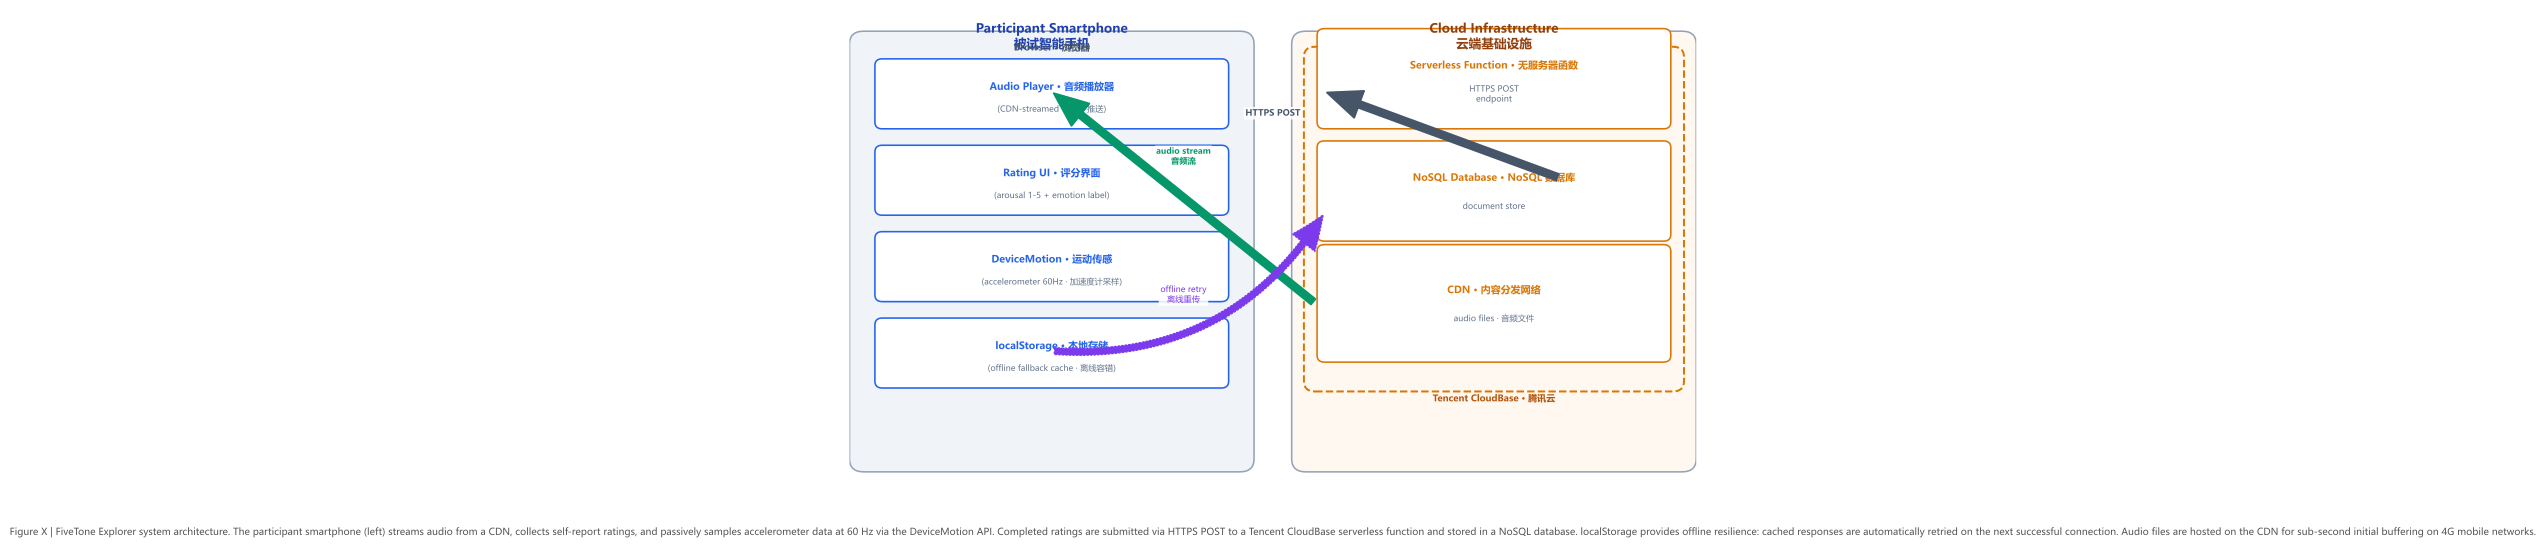

Here is the Python script that generated this plot:
"""
Figure: FiveTone Explorer System Architecture
Solution Overview — Paradigm B: System Architecture
Client-cloud layout with component boxes and data-flow arrows.
"""
import matplotlib
matplotlib.use('Agg')
import matplotlib.pyplot as plt
import matplotlib.patches as mpatches
from matplotlib.patches import FancyBboxPatch, FancyArrowPatch
import numpy as np

plt.rcParams.update({
    'font.family': 'sans-serif',
    'font.sans-serif': ['Microsoft YaHei', 'SimHei', 'Arial', 'DejaVu Sans'],
    'font.size': 8.5,
    'figure.dpi': 300,
    'savefig.dpi': 300,
    'savefig.bbox': 'tight',
})
# Force matplotlib to find CJK-capable font
import matplotlib.font_manager as fm
for f in fm.fontManager.ttflist:
    if 'YaHei' in f.name or 'SimHei' in f.name:
        plt.rcParams['font.sans-serif'] = [f.name] + plt.rcParams['font.sans-serif']
        break

fig, ax = plt.subplots(figsize=(9, 5.5))
ax.set_xlim(0, 9)
ax.set_ylim(0, 5.5)
ax.axis('off')

# ── Colour palette ──
C_PHONE_BG   = '#F0F4F8'  # light blue-grey for phone zone
C_CLOUD_BG   = '#FFF8F0'  # light warm for cloud zone
C_COMP_PHONE = '#2563EB'  # blue for phone components
C_COMP_CLOUD = '#D97706'  # amber for cloud components
C_BORDER     = '#94A3B8'
C_ARROW      = '#475569'
C_TEXT       = '#1E293B'
C_LABEL_BG   = '#FFFFFF'

# ── Zone backgrounds ──
phone_zone = FancyBboxPatch((0.15, 0.3), 4.0, 4.8, boxstyle="round,pad=0.15",
                             facecolor=C_PHONE_BG, edgecolor=C_BORDER, linewidth=1.2, zorder=0)
cloud_zone = FancyBboxPatch((4.85, 0.3), 4.0, 4.8, boxstyle="round,pad=0.15",
                             facecolor=C_CLOUD_BG, edgecolor=C_BORDER, linewidth=1.2, zorder=0)
ax.add_patch(phone_zone)
ax.add_patch(cloud_zone)

# Zone labels
ax.text(2.15, 5.35, 'Participant Smartphone\n被试智能手机', ha='center', va='top',
        fontsize=9.5, fontweight='bold', color='#1E40AF')
ax.text(6.85, 5.35, 'Cloud Infrastructure\n云端基础设施', ha='center', va='top',
        fontsize=9.5, fontweight='bold', color='#92400E')

# ── Phone components ──
comp_w, comp_h = 3.6, 0.65
phone_y = [4.2, 3.2, 2.2, 1.2]

phone_data = [
    ('Audio Player · 音频播放器', '(CDN-streamed · CDN 推送)'),
    ('Rating UI · 评分界面', '(arousal 1-5 + emotion label)'),
    ('DeviceMotion · 运动传感', '(accelerometer 60Hz · 加速度计采样)'),
    ('localStorage · 本地存储', '(offline fallback cache · 离线容错)'),
]

phone_boxes = []
for idx, (title, subtitle) in enumerate(phone_data):
    y = phone_y[idx]
    box = FancyBboxPatch((0.35, y), comp_w, comp_h, boxstyle="round,pad=0.08",
                          facecolor='white', edgecolor=C_COMP_PHONE, linewidth=1.2, zorder=2)
    ax.add_patch(box)
    phone_boxes.append((0.35, y, comp_w, comp_h))
    ax.text(0.35 + comp_w/2, y + comp_h/2 + 0.08, title, ha='center', va='center',
            fontsize=7.5, fontweight='bold', color=C_COMP_PHONE)
    ax.text(0.35 + comp_w/2, y + comp_h/2 - 0.18, subtitle, ha='center', va='center',
            fontsize=6.2, color='#64748B')

# Phone label
ax.text(0.35 + comp_w/2, 4.2 + comp_h + 0.15, 'Browser · 浏览器', ha='center', va='bottom',
        fontsize=7, fontweight='bold', color='#475569')

# ── Cloud components ──
cloud_data = [
    ('Serverless Function', '无服务器函数', 'HTTPS POST\nendpoint'),
    ('NoSQL Database', 'NoSQL 数据库', 'document store'),
    ('CDN', '内容分发网络', 'audio files · 音频文件'),
]

cloud_y_positions = [4.2, 2.9, 1.5]

for idx, (title_en, title_cn, desc) in enumerate(cloud_data):
    y = cloud_y_positions[idx]
    h = 1.0 if idx < 2 else 1.2
    box = FancyBboxPatch((5.05, y), 3.6, h, boxstyle="round,pad=0.08",
                          facecolor='white', edgecolor=C_COMP_CLOUD, linewidth=1.2, zorder=2)
    ax.add_patch(box)
    ax.text(5.05 + 3.6/2, y + h/2 + 0.15, f'{title_en} · {title_cn}', ha='center', va='center',
            fontsize=7.5, fontweight='bold', color=C_COMP_CLOUD)
    ax.text(5.05 + 3.6/2, y + h/2 - 0.18, desc, ha='center', va='center',
            fontsize=6.2, color='#64748B')

# ── CloudBase wrapper ──
cloudbase = FancyBboxPatch((4.95, 1.2), 3.8, 3.75, boxstyle="round,pad=0.12",
                            facecolor='none', edgecolor='#D97706', linewidth=1.5,
                            linestyle='--', zorder=1)
ax.add_patch(cloudbase)
ax.text(6.85, 1.05, 'Tencent CloudBase · 腾讯云', ha='center', va='top',
        fontsize=6.8, fontweight='bold', color='#B45309', style='italic')

# ── Arrows ──
# HTTPS POST: phone → cloud (from rating UI and localStorage to serverless function)
arrow_style = "simple, tail_width=0.6, head_width=2.5, head_length=3"
ax.annotate('', xy=(5.05, 4.55), xytext=(3.95 + comp_w, 3.55),
            arrowprops=dict(arrowstyle=arrow_style, color=C_ARROW, lw=1.5))
ax.text(4.5, 4.3, 'HTTPS POST', ha='center', va='center', fontsize=6.5,
        fontweight='bold', color=C_ARROW, rotation=0,
        bbox=dict(boxstyle='round,pad=0.2', facecolor='white', edgecolor='none', alpha=0.85))

# Audio CDN → phone (from CDN to Audio Player)
ax.annotate('', xy=(2.15, 4.55), xytext=(4.95, 2.1),
            arrowprops=dict(arrowstyle=arrow_style, color='#059669', lw=1.5))
ax.text(3.55, 3.8, 'audio stream\n音频流', ha='center', va='center', fontsize=6.2,
        fontweight='bold', color='#059669',
        bbox=dict(boxstyle='round,pad=0.2', facecolor='white', edgecolor='none', alpha=0.85))

# localStorage → cloud fallback
ax.annotate('', xy=(5.05, 3.15), xytext=(2.15, 1.55),
            arrowprops=dict(arrowstyle=arrow_style, color='#7C3AED', lw=1.0, linestyle='dotted',
                           connectionstyle='arc3,rad=0.3'))
ax.text(3.55, 2.2, 'offline retry\n离线重传', ha='center', va='center', fontsize=6.2,
        color='#7C3AED',
        bbox=dict(boxstyle='round,pad=0.2', facecolor='white', edgecolor='none', alpha=0.85))

# ── Caption ──
caption = (
    'Figure X | FiveTone Explorer system architecture. '
    'The participant smartphone (left) streams audio from a CDN, collects self-report ratings, '
    'and passively samples accelerometer data at 60 Hz via the DeviceMotion API. '
    'Completed ratings are submitted via HTTPS POST to a Tencent CloudBase serverless function '
    'and stored in a NoSQL database. localStorage provides offline resilience: cached responses '
    'are automatically retried on the next successful connection. '
    'Audio files are hosted on the CDN for sub-second initial buffering on 4G mobile networks.'
)

fig.text(0.5, -0.02, caption, ha='center', va='top', fontsize=7.2,
         color='#555555', linespacing=1.3)

fig.subplots_adjust(left=0.01, right=0.99, top=0.96, bottom=0.06)

out_base = 'F:/Claude project/five_tone_experiment/fig_system'
fig.savefig(f'{out_base}.png', dpi=300)
fig.savefig(f'{out_base}.svg')
print(f'Figure saved: {out_base}.png / .svg')
